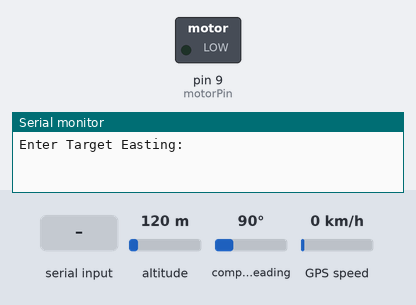
A sketch run on a simulated Arduino Uno, built with avr-gcc and run on an emulated ATmega328P. Parts: switched loads named in the sketch (green lamp = pin HIGH), the last lines printed to the serial monitor. The test bench sets the inputs (shaded band); at power-on: altitude 120 m, compass heading 90°, GPS speed 0 km/h. The GPS gets a fix after 3 s at 37.7749, -122.4194 with 8 satellites.

Above: at 0.8 s.
0.9 s: "0\n" received over Serial
At 3.6 s:
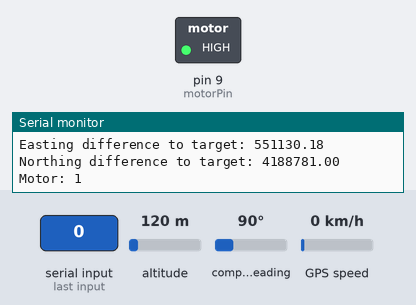
Timing chart, 0 to 5.1 s (numbered marks = the images above; inputs shaded):
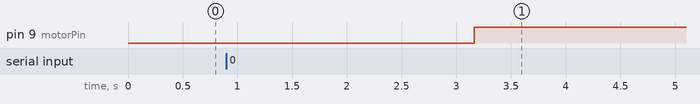

The sketch:

GPSUtmWithMotor.ino
```cpp
#include <TinyGPSPlus.h>
#include <SoftwareSerial.h>

const int motorPin = 9;
TinyGPSPlus gps;
SoftwareSerial gpsSerial(2, 3);

const double a = 6378137.0;  // Semi-major axis of the Earth (WGS84)
const double f = 1.0 / 298.257223563;  // Flattening (WGS84)
const double k0 = 0.9996;  // Scale factor for UTM

double targetEasting = 0.0;
double targetNorthing = 0.0;

double degToRad(double deg) {
  return deg * (3.14159265358979323846 / 180.0);
}

void LLtoUTM(double lat, double lon, double *easting, double *northing, int *zone) {
  double latRad = degToRad(lat);
  double lonRad = degToRad(lon);

  int zoneNumber = floor((lon + 180.0) / 6.0) + 1;

  double lonOrigin = (zoneNumber - 1) * 6.0 - 180.0 + 3.0;
  double lonOriginRad = degToRad(lonOrigin);

  double N = a / sqrt(1 - (2 * f - f * f) * sin(latRad) * sin(latRad));
  double T = tan(latRad) * tan(latRad);
  double C = (2 * f - f * f) / (1 - (2 * f - f * f)) * cos(latRad) * cos(latRad);
  double A = cos(latRad) * (lonRad - lonOriginRad);

  double M = a * ((1 - f * (2 - f) / 4 - 3 * f * f * (1 - f) / 64 - 5 * f * f * f * (1 - f) / 256) * latRad
               - (3 * f * (1 - f) / 8 + 3 * f * f * (1 - f) / 32 + 45 * f * f * f * (1 - f) / 1024) * sin(2 * latRad)
               + (15 * f * f * (1 - f) / 256 + 45 * f * f * f * (1 - f) / 1024) * sin(4 * latRad)
               - (35 * f * f * f * (1 - f) / 3072) * sin(6 * latRad));

  *easting = k0 * N * (A + (1 - T + C) * pow(A, 3) / 6 + (5 - 18 * T + T * T + 72 * C - 58 * (2 * f - f * f)) * pow(A, 5) / 120) + 500000.0;

  *northing = k0 * (M + N * tan(latRad) * (A * A / 2 + (5 - T + 9 * C + 4 * C * C) * pow(A, 4) / 24
                  + (61 - 58 * T + T * T + 600 * C - 330 * (2 * f - f * f)) * pow(A, 6) / 720));

  if (lat < 0) {
    *northing += 10000000.0;  // False northing for southern hemisphere
  }

  *zone = zoneNumber;
}

void setup() {
  Serial.begin(9600);
  gpsSerial.begin(9600);
  pinMode(motorPin, OUTPUT);

  while (!Serial);

  Serial.println("Enter Target Easting:");
  while (Serial.available() == 0) {}
  targetEasting = Serial.parseFloat();
  Serial.print("Target Easting: ");
  Serial.println(targetEasting);
  while (Serial.available() > 0) {
    Serial.read();
  }

  Serial.println("Enter Target Northing:");
  while (Serial.available() == 0) {}
  targetNorthing = Serial.parseFloat();
  Serial.print("Target Northing: ");
  Serial.println(targetNorthing);
  while (Serial.available() > 0) {
    Serial.read();
  }
}

void loop() {
  while (gpsSerial.available() > 0) {
    gps.encode(gpsSerial.read());

    if (gps.location.isUpdated()) {
      double latitude = gps.location.lat();
      double longitude = gps.location.lng();
      double altitude = gps.altitude.meters();

      Serial.print("Latitude: ");
      Serial.print(latitude, 6);
      Serial.print("°");

      Serial.print("\tLongitude: ");
      Serial.print(longitude, 6);
      Serial.print("°");

      Serial.print("\tAltitude: ");
      Serial.print(altitude);
      Serial.println(" m");

      double easting, northing;
      int zone;
      LLtoUTM(latitude, longitude, &easting, &northing, &zone);

      Serial.print("Easting: ");
      Serial.print(easting);
      Serial.print("\tNorthing: ");
      Serial.print(northing);
      Serial.print("\tZone: ");
      Serial.println(zone);

      double range = 20;
      double EstDifTar = easting - targetEasting;
      double NorDifTar = northing - targetNorthing;

      Serial.print("Easting difference to target: ");
      Serial.println(EstDifTar);
      Serial.print("Northing difference to target: ");
      Serial.println(NorDifTar);

      bool isValidEasting = (EstDifTar >= -range && EstDifTar <= range);
      bool isValidNorthing = (NorDifTar >= -range && NorDifTar <= range);

      if (isValidEasting && isValidNorthing) {
        digitalWrite(motorPin, LOW);  // Stop motor if in range
      } else {
        digitalWrite(motorPin, HIGH); // Activate motor if out of range
      }

      Serial.print("Motor: ");
      Serial.println(digitalRead(motorPin));
    }
  }
}
```

Measured:
- after the input at 0.9 s, pin 9 (motorPin): LOW → HIGH after 2.3 s
